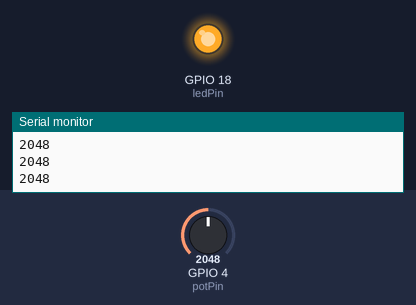
A sketch run on a simulated ESP32. On the bench: output pins drawn as LEDs (lit = HIGH), the last lines printed to the serial monitor. The inputs (shaded band) are chosen by the test bench; at power-on: GPIO 4 (potPin) = 2048.

Above: at 2.2 s.
2.3 s: GPIO 4 (potPin) set to 491
At 3.5 s:
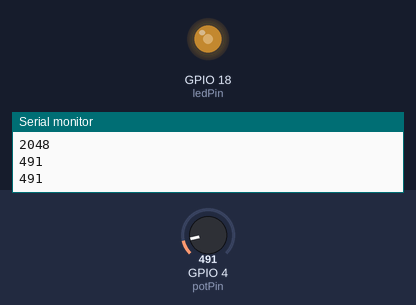
4.0 s: GPIO 4 (potPin) set to 1228
At 4.7 s:
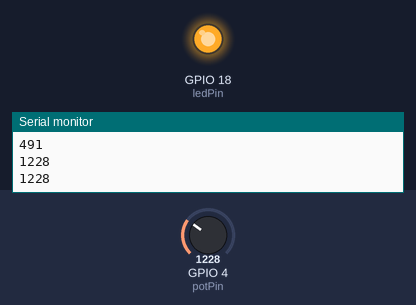
Timing chart, 0 to 7.0 s (numbered marks = the images above; inputs shaded):
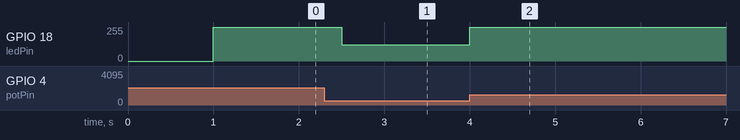

The sketch:

esp32_analogRead_Write_pot_led.ino
```cpp
const int potPin = 4;
int inputVal = 0;
const int ledPin = 18;
const int freq = 5000;
const int ledChannel = 0;
const int resolution = 8;

void setup() {
 Serial.begin(115200);
   ledcSetup(ledChannel, freq, resolution);
   ledcAttachPin(ledPin, ledChannel);
 delay(1000);
}

void loop() {
 inputVal = analogRead (potPin);
 Serial.println(inputVal);
 ledcWrite(ledChannel, inputVal/4);
 delay(500);
}
```

Measured:
- after the input at 2.3 s, GPIO 18 (ledPin): 255/255 → 122/255 after 0.20 s
- after the input at 4.0 s, GPIO 18 (ledPin): 122/255 → 255/255 at once
